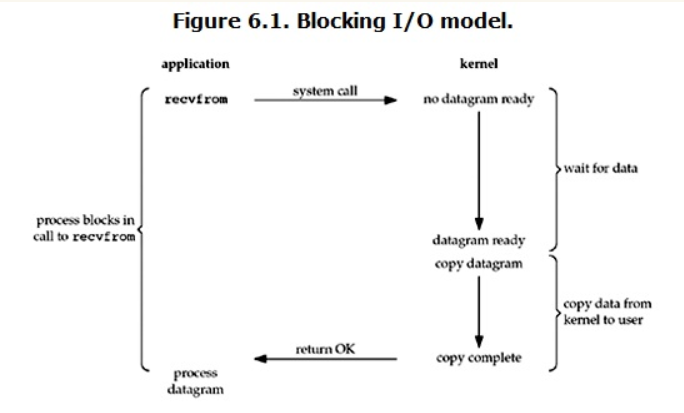
#> input picture picture/blockingIO.png, 684 x 413 px, found by its file name
$ python '22-day事件驱动模型.py'
#> lines starting #> are read from the running program, lines starting #| are printed output that depends on the picture
#!/usr/bin/env python
# -*- coding: utf-8 -*-
# @Time    : 2018/6/20 11:47
# @Author  : sxsong
# @Site    :
# @File    : 22-day事件驱动模型.py
# @Software: PyCharm

from PIL import Image
# http://www.cnblogs.com/yuanchenqi/articles/5722574.html

# 1
# IO模型前戏准备
# 在进行解释之前，首先要说明几个概念：
#
# 用户空间和内核空间
# 进程切换
# 进程的阻塞
# 文件描述符
# 缓存
# I / O
# 用户空间与内核空间
# 现在操作系统都是采用虚拟存储器，那么对32位操作系统而言，它的寻址空间（虚拟存储空间）为4G（2
# 的32次方）。
# 操作系统的核心是内核，独立于普通的应用程序，可以访问受保护的内存空间，也有访问底层硬件设备的所有权限。
# 为了保证用户进程不能直接操作内核（kernel），保证内核的安全，操心系统将虚拟空间划分为两部分，一部分为内核空间，一部分为用户空间。
# 针对linux操作系统而言，将最高的1G字节（从虚拟地址0xC0000000到0xFFFFFFFF），供内核使用，称为内核空间，而将较低的3G字节（从虚拟地址0x00000000到0xBFFFFFFF），供各个进程使用，称为用户空间。
#
# 进程切换
# 为了控制进程的执行，内核必须有能力挂起正在CPU上运行的进程，并恢复以前挂起的某个进程的执行。这种行为被称为进程切换，这种切换是由操作系统来完成的。因此可以说，任何进程都是在操作系统内核的支持下运行的，是与内核紧密相关的。
# 从一个进程的运行转到另一个进程上运行，这个过程中经过下面这些变化：
#
# 保存处理机上下文，包括程序计数器和其他寄存器。
#
# 更新PCB信息。
#
# 把进程的PCB移入相应的队列，如就绪、在某事件阻塞等队列。
#
# 选择另一个进程执行，并更新其PCB。
#
# 更新内存管理的数据结构。
#
# 恢复处理机上下文。
# 注：总而言之就是很耗资源的
#
# 进程的阻塞
# 正在执行的进程，由于期待的某些事件未发生，如请求系统资源失败、等待某种操作的完成、新数据尚未到达或无新工作做等，则由系统自动执行阻塞原语(
#     Block)，使自己由运行状态变为阻塞状态。可见，进程的阻塞是进程自身的一种主动行为，也因此只有处于运行态的进程（获得CPU），
# 才可能将其转为阻塞状态。当进程进入阻塞状态，是不占用CPU资源的。
#
# 文件描述符fd
# 文件描述符（File
# descriptor）是计算机科学中的一个术语，是一个用于表述指向文件的引用的抽象化概念。
# 文件描述符在形式上是一个非负整数。实际上，它是一个索引值，指向内核为每一个进程所维护的该进程打开文件的记录表。
# 当程序打开一个现有文件或者创建一个新文件时，内核向进程返回一个文件描述符。在程序设计中，一些涉及底层的程序编写往往会围绕着文件描述符展开。
# 但是文件描述符这一概念往往只适用于UNIX、Linux这样的操作系统。
#
# 缓存
# I / O
# 缓存
# I / O
# 又被称作标准
# I / O，大多数文件系统的默认
# I / O
# 操作都是缓存
# I / O。在
# Linux
# 的缓存
# I / O
# 机制中，操作系统会将
# I / O
# 的数据缓存在文件系统的页缓存（ page
# cache ）中，也就是说，数据会先被拷贝到操作系统内核的缓冲区中，然后才会从操作系统内核的缓冲区拷贝到应用程序的地址空间。用户空间没法直接访问内核空间的，内核态到用户态的数据拷贝
#
# 思考：为什么数据一定要先到内核区，直接到用户内存不是更直接吗？
# 缓存
# I / O
# 的缺点：
#
# 数据在传输过程中需要在应用程序地址空间和内核进行多次数据拷贝操作，这些数据拷贝操作所带来的
# CPU
# 以及内存开销是非常大的。
#
#
#
# 同步（synchronous） IO和异步（asynchronous） IO，阻塞（blocking） IO和非阻塞（non - blocking）IO分别是什么，到底有什么区别？
# 这个问题其实不同的人给出的答案都可能不同，比如wiki，就认为asynchronous
# IO和non - blocking
# IO是一个东西。这其实是因为不同的人的知识背景不同，并且在讨论这个问题的时候上下文(context)
# 也不相同。所以，为了更好的回答这个问题，我先限定一下本文的上下文。
# 本文讨论的背景是Linux环境下的network
# IO。
#
# Stevens在文章中一共比较了五种IO
# Model：
#
############### blocking IO
############### nonblocking  IO
############## multiplexing  IO
################# signal driven IO
###################### asynchronous IO
# 由于signal driven
# IO在实际中并不常用，所以我这只提及剩下的四种IO  Model。
# 再说一下IO发生时涉及的对象和步骤。
# 对于一个network
# IO(这里我们以read举例)，它会涉及到两个系统对象，一个是调用这个IO的process( or thread)，另一个就是系统内核(kernel)。当一个read操作发生时，它会经历两个阶段：
# 1 等待数据准备(Waiting for the data to be ready)
# 2 将数据从内核拷贝到进程中(Copying the data from the kernel to the process)
# 记住这两点很重要，因为这些IO
# Model的区别就是在两个阶段上各有不同的情况。
#
######################### 2   blocking  IO （阻塞IO） ####################################

im = Image.open(r"C:\Users\ronglian\pythonfullstack\picture\blockingIO.png")
#> im is the input picture: PIL image 684x413 RGBA; mean R, G, B, A 247.7, 247.7, 247.6, 255
im.show()
# 当用户进程调用了recvfrom这个系统调用，kernel就开始了IO的第一个阶段：准备数据。对于network io来说，
# 很多时候数据在一开始还没有到达（比如，还没有收到一个完整的UDP包），这个时候kernel就要等待足够的数据到来。
# 而在用户进程这边，整个进程会被阻塞。当kernel一直等到数据准备好了，它就会将数据从kernel中拷贝到用户内存，
# 然后kernel返回结果，用户进程才解除block的状态，重新运行起来。
# 所以，blocking IO的特点就是在IO执行的两个阶段都被block了。

##################### 3. noblocking IO #################################################
im = Image.open(r"C:\Users\ronglian\pythonfullstack\picture\noblockingIO.png")
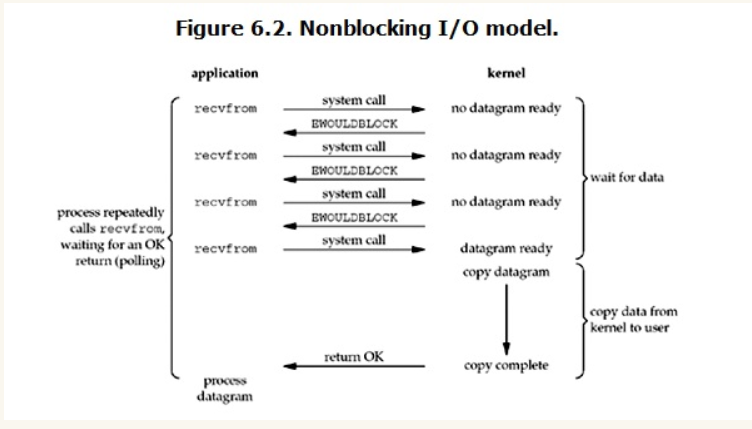
#> input picture picture/noblockingIO.png, 752 x 429 px, found by its file name
#> im is the input picture: PIL image 752x429 RGBA; mean R, G, B, A 245.2, 245.1, 244.8, 255
im.show()

# 从图中可以看出，当用户进程发出read操作时，如果kernel中的数据还没有准备好，那么它并不会block用户进程，而是立刻返回一个error。
# 从用户进程角度讲 ，它发起一个read操作后，并不需要等待，而是马上就得到了一个结果。用户进程判断结果是一个error时，
# 它就知道数据还没有准备好，于是它可以再次发送read操作。一旦kernel中的数据准备好了，并且又再次收到了用户进程的system call，
# 那么它马上就将数据拷贝到了用户内存，然后返回。
# 所以，用户进程其实是需要不断的主动询问kernel数据好了没有。
#  注意：
#  在网络IO时候，非阻塞IO也会进行recvform系统调用，检查数据是否准备好，与阻塞IO不一样，”非阻塞将大的整片时间的阻塞分成N多的小的阻塞,
# 所以进程不断地有机会 ‘被’ CPU光顾”。即每次recvform系统调用之间，cpu的权限还在进程手中，这段时间是可以做其他事情的，
#  也就是说非阻塞的recvform系统调用调用之后，进程并没有被阻塞，内核马上返回给进程，如果数据还没准备好，此时会返回一个error。
# 进程在返回之后，可以干点别的事情，然后再发起recvform系统调用。重复上面的过程，循环往复的进行recvform系统调用。这个过程通常被称之为轮询。
# 轮询检查内核数据，直到数据准备好，再拷贝数据到进程，进行数据处理。需要注意，拷贝数据整个过程，进程仍然是属于阻塞的状态。

#################### IO 多路复用 ########################################

# IO multiplexing这个词可能有点陌生，但是如果我说select，epoll，大概就都能明白了。有些地方也称这种IO方式为event  driven IO。
# 我们都知道，select / epoll的好处就在于单个process就可以同时处理多个网络连接的IO。
# 它的基本原理就是select / epoll这个function会不断的轮询所负责的所有socket，当某个socket有数据到达了，就通知用户进程。它的流程如图：

im = Image.open(r"C:\Users\ronglian\pythonfullstack\picture\multiplexingIO.png")
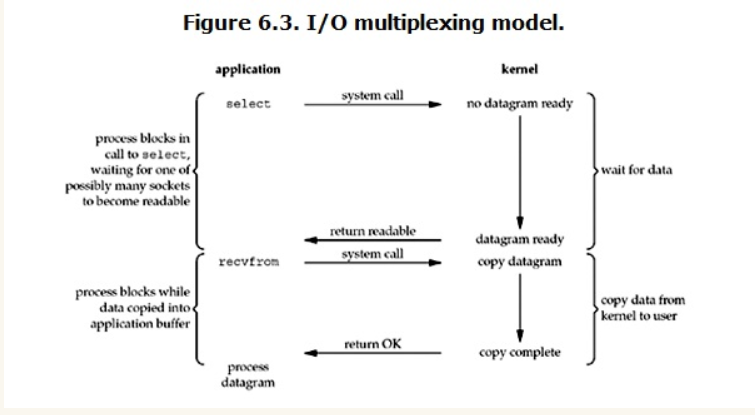
#> input picture picture/multiplexingIO.png, 755 x 415 px, found by its file name
#> im is the input picture: PIL image 755x415 RGBA; mean R, G, B, A 245.8, 245.8, 245.5, 255
im.show()

#  当用户进程调用了select，那么整个进程会被block，而同时，kernel会“监视”所有select负责的socket，当任何一个socket中的数据准备好了，
# select就会返回。这个时候用户进程再调用read操作，将数据从kernel拷贝到用户进程。
# 这个图和blocking IO的图其实并没有太大的不同，事实上，还更差一些。因为这里需要使用两个system call (select 和 recvfrom)，
# 而blocking IO只调用了一个system call (recvfrom)。但是，用select的优势在于它可以同时处理多个connection。（多说一句。所以，
# 如果处理的连接数不是很高的话，使用select/epoll的web server不一定比使用multi-threading + blocking IO的web server性能更好，
# 可能延迟还更大。select/epoll的优势并不是对于单个连接能处理得更快，而是在于能处理更多的连接。）
# 在IO multiplexing Model中，实际中，对于每一个socket，一般都设置成为non-blocking，但是，如上图所示，整个用户的process其实是一直被block的。
# 只不过process是被select这个函数block，而不是被socket IO给block。
#
# 注意1：select函数返回结果中如果有文件可读了，那么进程就可以通过调用accept()或recv()来让kernel将位于内核中准备到的数据copy到用户区。
#
# 注意2: select的优势在于可以处理多个连接，不适用于单个连接


################################## 5  Asynchronous I/O（异步IO）###################################
im = Image.open(r"C:\Users\ronglian\pythonfullstack\picture\asynchronousIO.png")
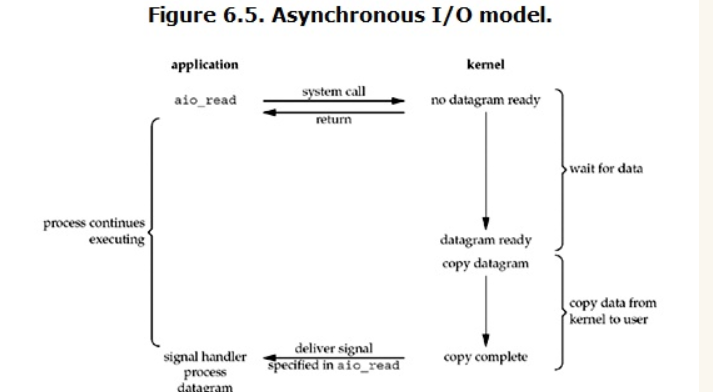
#> input picture picture/asynchronousIO.png, 713 x 392 px, found by its file name
#> im is the input picture: PIL image 713x392 RGBA; mean R, G, B, A 247, 247, 246.8, 255
im.show()

# 用户进程发起read操作之后，立刻就可以开始去做其它的事。而另一方面，从kernel的角度，当它受到一个asynchronous read之后，
# 首先它会立刻返回，所以不会对用户进程产生任何block。然后，kernel会等待数据准备完成，然后将数据拷贝到用户内存，当这一切都完成之后，
# kernel会给用户进程发送一个signal，告诉它read操作完成了。
#
#       到目前为止，已经将四个IO Model都介绍完了。现在回过头来回答最初的那几个问题：blocking和non-blocking的区别在哪，synchronous IO和asynchronous IO的区别在哪。
# 先回答最简单的这个：blocking vs non-blocking。前面的介绍中其实已经很明确的说明了这两者的区别。调用blocking IO会一直block住对应的进程直到操作完成，
# 而non-blocking IO在kernel还准备数据的情况下会立刻返回。
#
# 在说明synchronous IO和asynchronous IO的区别之前，需要先给出两者的定义。Stevens给出的定义（其实是POSIX的定义）是这样子的：
#     A synchronous I/O operation causes the requesting process to be blocked until that I/O operationcompletes;
#     An asynchronous I/O operation does not cause the requesting process to be blocked;
#       两者的区别就在于synchronous IO做”IO operation”的时候会将process阻塞。按照这个定义，之前所述的blocking IO，non-blocking IO，
# IO multiplexing都属于synchronous IO。有人可能会说，non-blocking IO并没有被block啊。这里有个非常“狡猾”的地方，定义中所指的”IO operation”是指真实的IO操作，
# 就是例子中的recvfrom这个system call。non-blocking IO在执行recvfrom这个system call的时候，如果kernel的数据没有准备好，这时候不会block进程。
# 但是，当kernel中数据准备好的时候，recvfrom会将数据从kernel拷贝到用户内存中，这个时候进程是被block了，在这段时间内，进程是被block的。
# 而asynchronous IO则不一样，当进程发起IO 操作之后，就直接返回再也不理睬了，直到kernel发送一个信号，告诉进程说IO完成。在这整个过程中，进程完全没有被block。
#
#        注意：由于咱们接下来要讲的select，poll，epoll都属于IO多路复用，而IO多路复用又属于同步的范畴，故，epoll只是一个伪异步而已。
#
# ########################各个IO Model的比较如图所示： 22-day5中io模型比较###################################################

im = Image.open(r"C:\Users\ronglian\pythonfullstack\picture\22-day5中io模型比较.png")
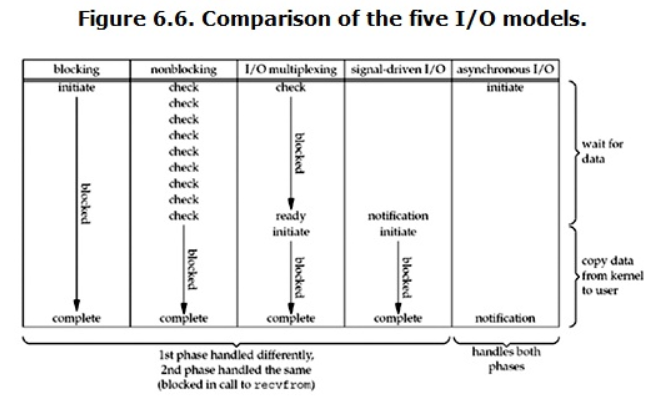
#> input picture picture/22-day5中io模型比较.png, 659 x 401 px, found by its file name
#> im is the input picture: PIL image 659x401 RGBA; mean R, G, B, A 238.1, 238.2, 238.1, 255
im.show()
# 经过上面的介绍，会发现non - blocking
# IO和asynchronous
# IO的区别还是很明显的。在non - blocking
# IO中，虽然进程大部分时间都不会被block，但是它仍然要求进程去主动的check，并且当数据准备完成以后，也需要进程主动的再次调用recvfrom来将数据拷贝到用户内存。而asynchronous
# IO则完全不同。它就像是用户进程将整个IO操作交给了他人（kernel）完成，然后他人做完后发信号通知。在此期间，用户进程不需要去检查IO操作的状态，也不需要主动的去拷贝数据。


################################6 select poll epoll IO多路复用介绍 ############################################
# 首先列一下，sellect、poll、epoll三者的区别
#
# select
# select最早于1983年出现在4.2BSD中，它通过一个select()系统调用来监视多个文件描述符的数组，当select()返回后，该数组中就绪的文件描述符便会被内核修改标志位，使得进程可以获得这些文件描述符从而进行后续的读写操作。
# select目前几乎在所有的平台上支持
#
# select的一个缺点在于单个进程能够监视的文件描述符的数量存在最大限制，在Linux上一般为1024，不过可以通过修改宏定义甚至重新编译内核的方式提升这一限制。
#
# 另外，select()所维护的存储大量文件描述符的数据结构，随着文件描述符数量的增大，其复制的开销也线性增长。同时，由于网络响应时间的延迟使得大量TCP连接处于非活跃状态，但调用select()会对所有socket进行一次线性扫描，所以这也浪费了一定的开销。
# poll
# 它和select在本质上没有多大差别，但是poll没有最大文件描述符数量的限制。
# 一般也不用它，相当于过渡阶段
#
# epoll
# 直到Linux2.6才出现了由内核直接支持的实现方法，那就是epoll。被公认为Linux2.6下性能最好的多路I/O就绪通知方法。windows不支持
#
# 没有最大文件描述符数量的限制。
# 比如100个连接，有两个活跃了，epoll会告诉用户这两个两个活跃了，直接取就ok了，而select是循环一遍。
#
# （了解）epoll可以同时支持水平触发和边缘触发（Edge Triggered，只告诉进程哪些文件描述符刚刚变为就绪状态，
# 它只说一遍，如果我们没有采取行动，那么它将不会再次告知，这种方式称为边缘触发），理论上边缘触发的性能要更高一些，但是代码实现相当复杂。
# 另一个本质的改进在于epoll采用基于事件的就绪通知方式。在select/poll中，进程只有在调用一定的方法后，
# 内核才对所有监视的文件描述符进行扫描，而epoll事先通过epoll_ctl()来注册一个文件描述符，一旦基于某个文件描述符就绪时，
# 内核会采用类似callback的回调机制，迅速激活这个文件描述符，当进程调用epoll_wait()时便得到通知。
#
# 所以市面上上见到的所谓的异步IO，比如nginx、Tornado、等，我们叫它异步IO，实际上是IO多路复用。


##################################    select与epoll   #################################################
# 首先我们来定义流的概念，一个流可以是文件，socket，pipe等等可以进行I/O操作的内核对象。
# 不管是文件，还是套接字，还是管道，我们都可以把他们看作流。
# 之后我们来讨论I/O的操作，通过read，我们可以从流中读入数据；通过write，我们可以往流写入数据。现在假
# 定一个情形，我们需要从流中读数据，但是流中还没有数据，（典型的例子为，客户端要从socket读如数据，但是
# 服务器还没有把数据传回来），这时候该怎么办？
# 阻塞。阻塞是个什么概念呢？比如某个时候你在等快递，但是你不知道快递什么时候过来，而且你没有别的事可以干
# （或者说接下来的事要等快递来了才能做）；那么你可以去睡觉了，因为你知道快递把货送来时一定会给你打个电话
# （假定一定能叫醒你）。
# 非阻塞忙轮询。接着上面等快递的例子，如果用忙轮询的方法，那么你需要知道快递员的手机号，然后每分钟给他挂
# 个电话：“你到了没？”
# 很明显一般人不会用第二种做法，不仅显很无脑，浪费话费不说，还占用了快递员大量的时间。
# 大部分程序也不会用第二种做法，因为第一种方法经济而简单，经济是指消耗很少的CPU时间，如果线程睡眠了，
# 就掉出了系统的调度队列，暂时不会去瓜分CPU宝贵的时间片了。
#
# 为了了解阻塞是如何进行的，我们来讨论缓冲区，以及内核缓冲区，最终把I/O事件解释清楚。缓冲区的引入是为
# 了减少频繁I/O操作而引起频繁的系统调用（你知道它很慢的），当你操作一个流时，更多的是以缓冲区为单位进
# 行操作，这是相对于用户空间而言。对于内核来说，也需要缓冲区。
# 假设有一个管道，进程A为管道的写入方，Ｂ为管道的读出方。
# 假设一开始内核缓冲区是空的，B作为读出方，被阻塞着。然后首先A往管道写入，这时候内核缓冲区由空的状态变
# 到非空状态，内核就会产生一个事件告诉Ｂ该醒来了，这个事件姑且称之为“缓冲区非空”。
# 但是“缓冲区非空”事件通知B后，B却还没有读出数据；且内核许诺了不能把写入管道中的数据丢掉这个时候，Ａ写
# 入的数据会滞留在内核缓冲区中，如果内核也缓冲区满了，B仍未开始读数据，最终内核缓冲区会被填满，这个时候
# 会产生一个I/O事件，告诉进程A，你该等等（阻塞）了，我们把这个事件定义为“缓冲区满”。
# 假设后来Ｂ终于开始读数据了，于是内核的缓冲区空了出来，这时候内核会告诉A，内核缓冲区有空位了，你可以从
# 长眠中醒来了，继续写数据了，我们把这个事件叫做“缓冲区非满”
# 也许事件Y1已经通知了A，但是A也没有数据写入了，而Ｂ继续读出数据，知道内核缓冲区空了。这个时候内核就告
# 诉B，你需要阻塞了！，我们把这个时间定为“缓冲区空”。
# 这四个情形涵盖了四个I/O事件，缓冲区满，缓冲区空，缓冲区非空，缓冲区非满（注都是说的内核缓冲区，且这四
# 个术语都是我生造的，仅为解释其原理而造）。这四个I/O事件是进行阻塞同步的根本。（如果不能理解“同步”是
# 什么概念，请学习操作系统的锁，信号量，条件变量等任务同步方面的相关知识）。
#
# 然后我们来说说阻塞I/O的缺点。但是阻塞I/O模式下，一个线程只能处理一个流的I/O事件。如果想要同时处理多
# 个流，要么多进程(fork)，要么多线程(pthread_create)，很不幸这两种方法效率都不高。
# 于是再来考虑非阻塞忙轮询的I/O方式，我们发现我们可以同时处理多个流了（把一个流从阻塞模式切换到非阻塞
# 模式再此不予讨论）：
# while true {
# for i in stream[]; {
# if i has data
# read until unavailable
# }
# }
# 我们只要不停的把所有流从头到尾问一遍，又从头开始。这样就可以处理多个流了，但这样的做法显然不好，因为
# 如果所有的流都没有数据，那么只会白白浪费CPU。这里要补充一点，阻塞模式下，内核对于I/O事件的处理是阻
# 塞或者唤醒，而非阻塞模式下则把I/O事件交给其他对象（后文介绍的select以及epoll）处理甚至直接忽略。
#
# 为了避免CPU空转，可以引进了一个代理（一开始有一位叫做select的代理，后来又有一位叫做poll的代理，不
# 过两者的本质是一样的）。这个代理比较厉害，可以同时观察许多流的I/O事件，在空闲的时候，会把当前线程阻
# 塞掉，当有一个或多个流有I/O事件时，就从阻塞态中醒来，于是我们的程序就会轮询一遍所有的流（于是我们可
# 以把“忙”字去掉了）。代码长这样:
# while true {
# select(streams[])
# for i in streams[] {
# if i has data
# read until unavailable
# }
# }
# 于是，如果没有I/O事件产生，我们的程序就会阻塞在select处。但是依然有个问题，我们从select那里仅仅知
# 道了，有I/O事件发生了，但却并不知道是那几个流（可能有一个，多个，甚至全部），我们只能无差别轮询所有流，
# 找出能读出数据，或者写入数据的流，对他们进行操作。
# 但是使用select，我们有O(n)的无差别轮询复杂度，同时处理的流越多，每一次无差别轮询时间就越长。再次
# 说了这么多，终于能好好解释epoll了
# epoll可以理解为event poll，不同于忙轮询和无差别轮询，epoll之会把哪个流发生了怎样的I/O事件通知我
# 们。此时我们对这些流的操作都是有意义的。
# 在讨论epoll的实现细节之前，先把epoll的相关操作列出：
# epoll_create 创建一个epoll对象，一般epollfd = epoll_create()
# epoll_ctl （epoll_add/epoll_del的合体），往epoll对象中增加/删除某一个流的某一个事件
# 比如
# epoll_ctl(epollfd, EPOLL_CTL_ADD, socket, EPOLLIN);//有缓冲区内有数据时epoll_wait返回
# epoll_ctl(epollfd, EPOLL_CTL_DEL, socket, EPOLLOUT);//缓冲区可写入时epoll_wait返回
# epoll_wait(epollfd,...)等待直到注册的事件发生
# （注：当对一个非阻塞流的读写发生缓冲区满或缓冲区空，write/read会返回-1，并设置errno=EAGAIN。
# 而epoll只关心缓冲区非满和缓冲区非空事件）。
# 一个epoll模式的代码大概的样子是：
# while true {
# active_stream[] = epoll_wait(epollfd)
# for i in active_stream[] {
# read or write till unavailable
# }
# }


# 举个例子:
#    select:
#          班里三十个同学在考试,谁先做完想交卷都要通过按钮来活动,他按按钮作为老师的我桌子上的灯就会变红.
#          一旦灯变红,我(select)我就可以知道有人交卷了,但是我并不知道谁交的,所以,我必须跟个傻子似的轮询
#          地去问:嘿,是你要交卷吗?然后我就可以以这种效率极低地方式找到要交卷的学生,然后把它的卷子收上来.
#
#
#    epoll:
#         这次再有人按按钮,我这不光灯会亮,上面还会显示要交卷学生的名字.这样我就可以直接去对应学生那收卷就
#         好了.当然,同时可以有多人交卷.


##############################   触发方式   ###############################################

# 在linux的IO多路复用中有水平触发,边缘触发两种模式,这两种模式的区别如下:
#
# 水平触发:如果文件描述符已经就绪可以非阻塞的执行IO操作了,此时会触发通知.允许在任意时刻重复检测IO的状态,
# 没有必要每次描述符就绪后尽可能多的执行IO.select,poll就属于水平触发.
#
# 边缘触发:如果文件描述符自上次状态改变后有新的IO活动到来,此时会触发通知.在收到一个IO事件通知后要尽可能
# 多的执行IO操作,因为如果在一次通知中没有执行完IO那么就需要等到下一次新的IO活动到来才能获取到就绪的描述
# 符.信号驱动式IO就属于边缘触发.
#
# epoll既可以采用水平触发,也可以采用边缘触发.
#
# 大家可能还不能完全了解这两种模式的区别,我们可以举例说明:一个管道收到了1kb的数据,epoll会立即返回,此时
# 读了512字节数据,然后再次调用epoll.这时如果是水平触发的,epoll会立即返回,因为有数据准备好了.如果是边
# 缘触发的不会立即返回,因为此时虽然有数据可读但是已经触发了一次通知,在这次通知到现在还没有新的数据到来,
# 直到有新的数据到来epoll才会返回,此时老的数据和新的数据都可以读取到(当然是需要这次你尽可能的多读取).


# 下面我们还从电子的角度来解释一下:
#
#     水平触发:也就是只有高电平(1)或低电平(0)时才触发通知,只要在这两种状态就能得到通知.上面提到的只要
# 有数据可读(描述符就绪)那么水平触发的epoll就立即返回.
#
#     边缘触发:只有电平发生变化(高电平到低电平,或者低电平到高电平)的时候才触发通知.上面提到即使有数据
# 可读,但是没有新的IO活动到来,epoll也不会立即返回.
